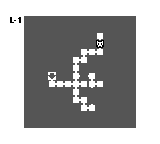

Rendered tile map (Tiled .tmx) drawn with the repository's tilesets; below, a short description and the full map source, tile grids included:
An orthogonal 20x18 tile map with 8x8 px tiles, 2 tile layers (Tile Layer 1, Tile Layer 2), 3 tilesets.

<map version="1.2" tiledversion="1.2.2" orientation="orthogonal" renderorder="right-down" width="20" height="18" tilewidth="8" tileheight="8" infinite="0" nextlayerid="3" nextobjectid="1">
 <tileset firstgid="1" source="minimap.tsx" />
 <tileset firstgid="33" source="items-2.tsx" />
 <tileset firstgid="97" source="overworld-landscape.tsx" />
 <layer id="1" name="Tile Layer 1" width="20" height="18">
  <data encoding="csv">
192,192,192,192,192,192,192,192,192,192,192,192,192,192,192,192,192,192,192,192,
192,192,192,192,192,192,192,192,192,192,192,192,192,192,192,192,192,192,192,192,
192,192,192,190,190,190,190,190,190,190,190,190,190,190,190,190,190,192,192,192,
192,192,192,190,190,190,190,190,190,190,190,190,190,190,190,190,190,192,192,192,
192,192,192,190,190,190,190,190,190,190,190,190,190,190,190,190,190,192,192,192,
192,192,192,190,190,190,190,190,190,190,190,190,190,190,190,190,190,192,192,192,
192,192,192,190,190,190,190,190,190,190,190,190,190,190,190,190,190,192,192,192,
192,192,192,190,190,190,190,190,190,190,190,190,190,190,190,190,190,192,192,192,
192,192,192,190,190,190,190,190,190,190,190,190,190,190,190,190,190,192,192,192,
192,192,192,190,190,190,190,190,190,190,190,190,190,190,190,190,190,192,192,192,
192,192,192,190,190,190,190,190,190,190,190,190,190,190,190,190,190,192,192,192,
192,192,192,190,190,190,190,190,190,190,190,190,190,190,190,190,190,192,192,192,
192,192,192,190,190,190,190,190,190,190,190,190,190,190,190,190,190,192,192,192,
192,192,192,190,190,190,190,190,190,190,190,190,190,190,190,190,190,192,192,192,
192,192,192,190,190,190,190,190,190,190,190,190,190,190,190,190,190,192,192,192,
192,192,192,190,190,190,190,190,190,190,190,190,190,190,190,190,190,192,192,192,
192,192,192,192,192,192,192,192,192,192,192,192,192,192,192,192,192,192,192,192,
192,192,192,192,192,192,192,192,192,192,192,192,192,192,192,192,192,192,192,192
</data>
 </layer>
 <layer id="2" name="Tile Layer 2" width="20" height="18">
  <data encoding="csv">
0,0,0,0,0,0,0,0,0,0,0,0,0,0,0,0,0,0,0,0,
0,0,0,0,0,0,0,0,0,0,0,0,0,0,0,0,0,0,0,0,
0,91,82,0,0,0,0,0,0,0,0,0,0,0,0,0,0,0,0,0,
0,0,0,0,0,0,0,0,0,0,0,0,0,0,0,0,0,0,0,0,
0,0,0,0,0,0,0,0,0,0,0,0,5,0,0,0,0,0,0,0,
0,0,0,0,0,0,0,0,0,0,0,0,31,0,0,0,0,0,0,0,
0,0,0,0,0,0,0,0,0,0,9,8,12,0,0,0,0,0,0,0,
0,0,0,0,0,0,0,0,0,9,12,0,0,0,0,0,0,0,0,0,
0,0,0,0,0,0,0,0,0,7,0,0,0,0,0,0,0,0,0,0,
0,0,0,0,0,0,3221225540,0,0,13,0,10,0,0,0,0,0,0,0,0,
0,0,0,0,0,0,11,8,8,2,4,13,4,0,0,0,0,0,0,0,
0,0,0,0,0,0,0,0,0,7,0,0,0,0,0,0,0,0,0,0,
0,0,0,0,0,0,0,0,0,11,10,0,0,0,0,0,0,0,0,0,
0,0,0,0,0,0,0,0,0,0,11,12,0,0,0,0,0,0,0,0,
0,0,0,0,0,0,0,0,0,0,0,0,0,0,0,0,0,0,0,0,
0,0,0,0,0,0,0,0,0,0,0,0,0,0,0,0,0,0,0,0,
0,0,0,0,0,0,0,0,0,0,0,0,0,0,0,0,0,0,0,0,
0,0,0,0,0,0,0,0,0,0,0,0,0,0,0,0,0,0,0,0
</data>
 </layer>
</map>
